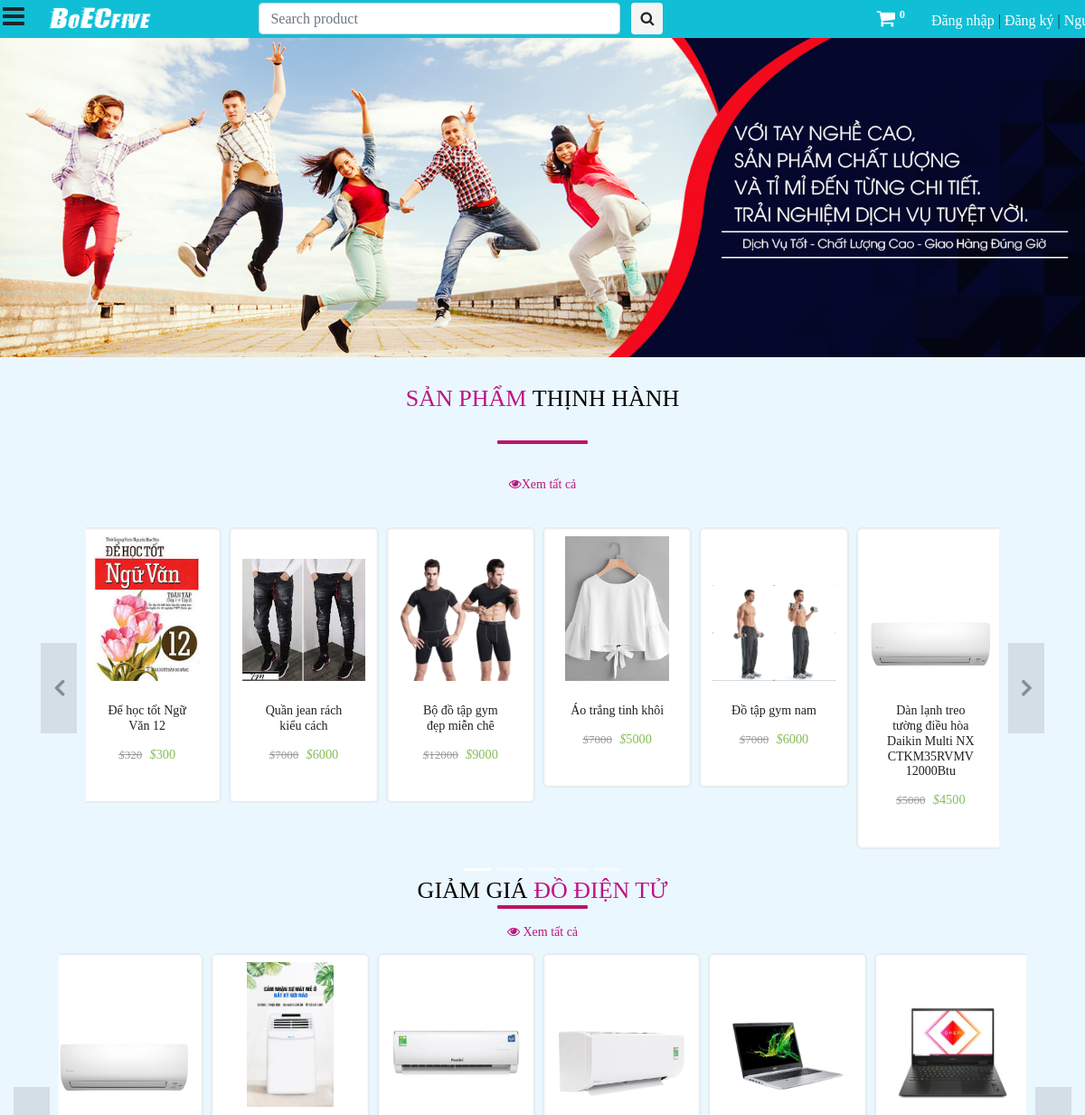
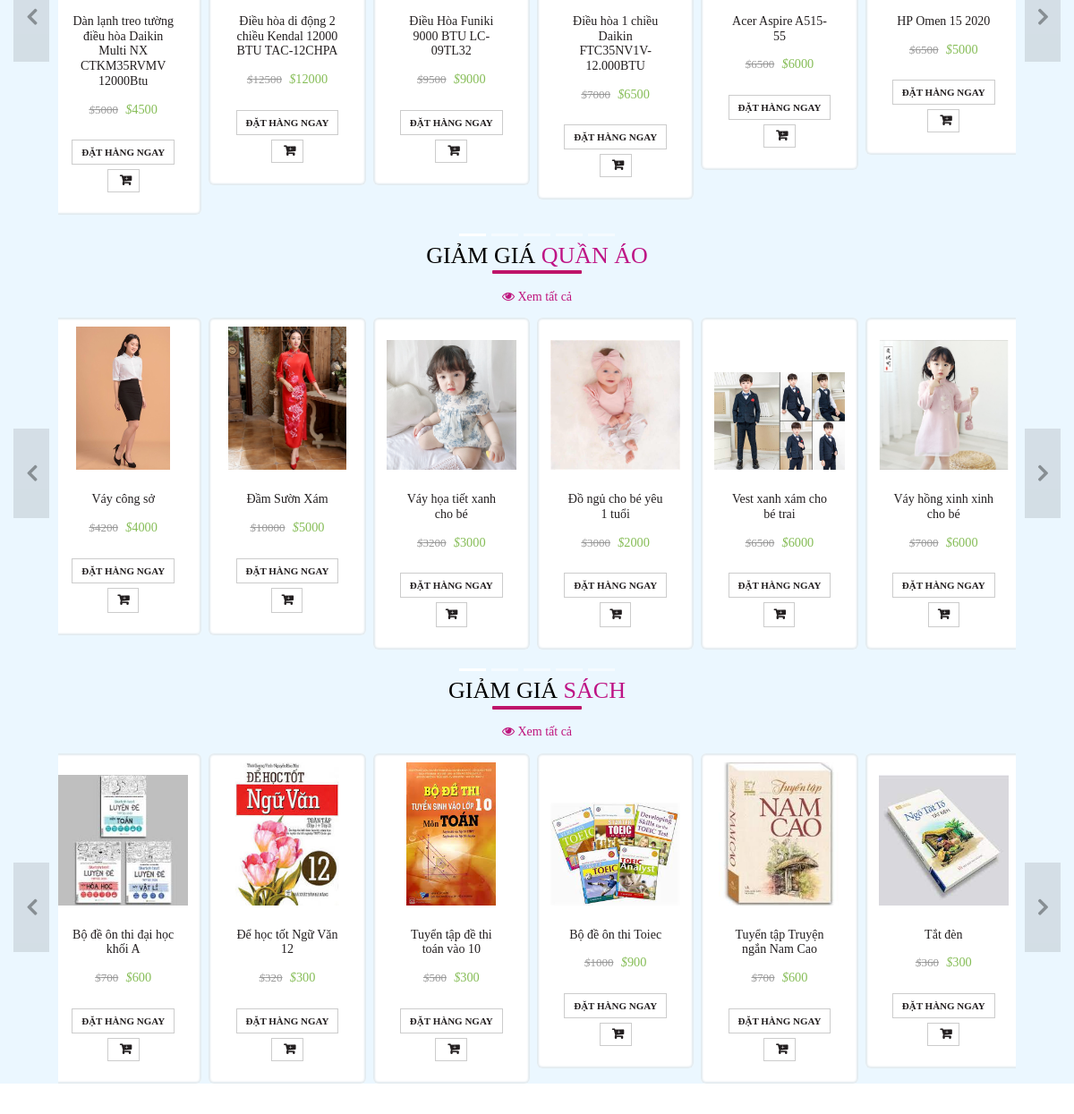
The page / on the database its author committed (2 pictures, top to bottom).
### saler/models.py (models this page shows, shortened)
class trend(models.Model):
	product = models.OneToOneField(Product, default="", on_delete=models.CASCADE, null=True)
	number = models.PositiveIntegerField()

class Product(models.Model):
	GST_CHOICES = (("0",'0'),("3",'3'),("5",'5'),("12",'12'),("18",'18'),("28",'28'))
	product_id = models.BigAutoField(primary_key=True)
	product_id2 = models.CharField(max_length=100,default='')
	shop = models.ForeignKey(User, on_delete=models.CASCADE,default='')
	product_name = models.CharField(max_length=100)
	category = models.ForeignKey(category, default="", verbose_name="Category", on_delete=models.SET_DEFAULT, null=True)
	subcategory = models.CharField(max_length=50, default="")
	price = models.IntegerField(default=0)
	price_not = models.IntegerField(default=999)
	desc = models.TextField()
	gst = models.CharField(default='0',max_length=3,choices=GST_CHOICES)
	pub_date = models.DateField(auto_now=True)
	image1 = models.ImageField(upload_to='products/images', default="",null=True)
	image2 = models.ImageField(upload_to='products/images', default="",null=True,blank=True)
	image3 = models.ImageField(upload_to='products/images', default="",null=True,blank=True)
	image4 = models.ImageField(upload_to='products/images', default="",null=True,blank=True)
	image5 = models.ImageField(upload_to='products/images', default="",null=True,blank=True)

class category(models.Model):
	name = models.CharField(max_length=50, default="")
	sub_Categories  = models.TextField(default="")
	def __str__(self):
		return f'{self.name}'

### main/views.py (the view)
# urls.py: path('', views.index, name='home'),
def index(request):
	if request.user.is_superuser:
		return redirect('admin2')
	elif request.user.is_staff:
		return redirect("saler_home")
	else:
		pass
	prod = Product.objects.all()
	allProds = []
	catprods = Product.objects.values('category', 'product_id')
	cats = {item['category'] for item in catprods}
	for cat in cats:
		prod = []
		for p in [i for i in Product.objects.filter(category=cat)]:
			prod.append([p,[item for item in ProductSize.objects.filter(product=p)]])
		n = len(prod)
		nSlides = 5
		allProds.append([prod[::-1], range(1, nSlides), nSlides])
	params = {
		'sliders':Slider.objects.all(),
		'allProds':allProds,
		'category':category.objects.all(),
		'dow' : dow.objects.all()[0:30],
		'trend': trend.objects.order_by('-number')[0:30],
		'cart_element_no' : len([p for p in Cart.objects.all() if p.user == request.user]),
	}
	return render(request, 'main/index.html', params)

### main/templatetags/app_tags.py (called while the page is built)
@register.filter(name='split')
def split(str, key):
    return str.split(key)

### main/templates/main/index.html (shortened to what this page needs)
{% extends 'main/base.html' %}
{% load static %}
{% block main_head %}
<link href="{% static 'main/css/home_style.css' %}" rel="stylesheet" type="text/css" media="all" />
<link rel="stylesheet" href="{% static 'main/css/style2.css' %}" type="text/css">
{% endblock main_head %}
{% block main_body %}
<div id="carouselExampleCaptions" class="carousel slide" data-ride="carousel" style="margin: 0;padding: 0">
	<div class="carousel-inner">
		<div class="carousel-item active">
			<img src="{%static 'main/images/banner2.jpg' %}" alt="" srcset="" style="width: 100%;">
		</div>
	</div>
</div>
<div id="container_main" style="background-color: #ebf7ff;">
	<div class="container">
		<div class="row">
			<div class="col-md-12">
				<h2 style="padding-top: 30px; padding-bottom: 30px;"><b>Sản phẩm </b>Thịnh hành </h2>
				<div style="text-align: center;">
				<a href="/products/trend" class="btn"
					style="color: #be147d; font-size: 14px; padding-top: 30px;">
					<i class="fa fa-eye" aria-hidden="true" ></i>Xem tất cả
				</a></div>
				<div id="trendCarousel" class="carousel carousel1 slide" data-ride="carousel" data-interval="0">
					<ol class="carousel-indicators">
						<li data-target="#trendCarousel" data-slide-to="0" class="active"></li>
						<li data-target="#trendCarousel" data-slide-to="1"></li>
						<li data-target="#trendCarousel" data-slide-to="2"></li>
						<li data-target="#trendCarousel" data-slide-to="3"></li>
						<li data-target="#trendCarousel" data-slide-to="4"></li>
					</ol>
					<div class="carousel-inner">
						<div class="item carousel-item active">
							<div class="row">
								{% for i in trend %}
								<div class="col-sm-2 p-0 pr-2">
									<div class="thumb-wrapper">
										<div class="img-box">
											<img src="{{i.product.image1.url}}" class="img-responsive img-fluid" alt="">
										</div>
										<div class="thumb-content">
											<h4><a href="product/{{i.product_id}}" style="text-decoration: none; color: #231f20">
													{{i.product.product_name}}</a></h4>
											<p class="item-price"><strike><i>$</i>{{i.product.price_not}}</strike> <span><i>$</i>{{i.product.price}}</span></p>
										</div>
									</div>
								</div>
								{% if forloop.counter|divisibleby:6 and forloop.counter > 0 and not forloop.last %}
							</div>
						</div>
								{% endif %}
								{% endfor %}
					</div>
					<a class="carousel-control left carousel-control-prev" href="#trendCarousel" data-slide="prev">
						<i class="fa fa-angle-left"></i>
					</a>
					<a class="carousel-control right carousel-control-next" href="#trendCarousel" data-slide="next">
						<i class="fa fa-angle-right"></i>
					</a>
				</div>
			</div>
		</div>
	</div>
	<div class="container-fluid">
		{% for product, range, nSlides in allProds %}
		<h2>Giảm giá <b>{{product.0.0.category}}</b></h2>
		<div id="demo{{forloop.counter}}" class="carousel carousel1 slide" data-ride="carousel" data-interval="0">
			<div style="text-align: center;">
				<a href="/products/{{product.0.0.category}}" class="btn"
					style="color: #be147d; font-size: 14px; padding-top: 0;  margin-top: -20px;">
					<i class="fa fa-eye" aria-hidden="true" ></i>  Xem tất cả
				</a></div>
			<ol class="carousel-indicators">
				<li data-target="#demo{{forloop.counter}}" data-slide-to="0" class="active"></li>
				{% for i in range %}
				<li data-target="#demo{{forloop.parentloop.counter}}" data-slide-to="{{i}}"></li>
				{% endfor %}
			</ol>
			<div class="carousel-inner">
				<div class="item carousel-item active">
					<div class="row">
						{% for i in product %}
						<div class="col-sm-2 p-0 pr-2">
							<div class="thumb-wrapper">
								<div class="img-box">
									<img src="{{i.0.image1.url}}" class="img-responsive img-fluid" alt="">
								</div>
								<div class="thumb-content">
									<h4><a href="product/{{i.0.product_id}}" style="text-decoration: none; color: #231f20">
											{{i.0.product_name}}</a>
									</h4>
									<p class="item-price"><strike><i>$</i>{{i.0.price_not}}</strike> <span><i>$</i>{{i.0.price}}</span></p>
									<div>
										{% if i.1 %}
										<a p_id="{{i.0.product_id}}" class="btn btn-primary oprbtn" id="ord{{i.0.product_id}}">Đặt hàng ngay</a>
												<a p_id="{{i.0.product_id}}" class="btn btn-primary oprbtn"  style="padding: 5px 10px 5px 5px;" id="atc{{i.0.product_id}}"><i class="fa fa-cart-plus" aria-hidden="true"></i></a>
										{% else %}
											<form method="GET" style="display: inline;" action="/order_now">
														<button type="submit" class="btn btn-primary oprbtn">Đặt hàng ngay</button>
													</form>
												<a prod_id="{{i.0.product_id}}" class="btn pt-1 pb-1 pr-2 pl-2 add_to_cart"><i class="fa fa-cart-plus" aria-hidden="true"></i></a>
										{% endif %}
									</div>
								</div>
							</div>
						</div>
						{% if forloop.counter|divisibleby:6 and forloop.counter > 0 and not forloop.last %}
					</div>
				</div>
						{% endif %}
						{% endfor %}
			</div>
			<a class="carousel-control left carousel-control-prev" href="#demo{{forloop.counter}}" data-slide="prev">
				<i class="fa fa-angle-left"></i>
			</a>
			<a class="carousel-control right carousel-control-next" href="#demo{{forloop.counter}}" data-slide="next">
				<i class="fa fa-angle-right"></i>
			</a>
		</div>
		{% endfor %}
	</div>
</div>
{% endblock main_body %}

### main/templates/main/base.html (shortened to what this page needs)
<!DOCTYPE html>
<html>
<head>
	{% load static %}
	{% load app_tags %}
	<link href="{% static 'main/css/bootstrap.min.css' %}" rel="stylesheet" type="text/css" media="all" />
	<link href="{% static 'main/css/style.css' %}" rel="stylesheet" type="text/css" media="all" />
	<link href="{% static 'saler/font-awesome/css/font-awesome.min.css' %}" rel="stylesheet">
	{% block main_head %}
	{% endblock main_head %}
</head>
<body>
	<nav class="main_nav" id="main_nav">
		<div class="container">
			<div class="nav_links">
				<a href="{% url 'home' %}" class="logo">BoECfive</i></a>
				<form class="form-inline my-2 my-lg-0 serch" action="/search">
					<input class="form-control mr-sm-2" type="search" placeholder="Search product" aria-label="Search"
						name="query">
					<button class="btn" type="submit" style="margin: 0;"><i class="fa fa-search"
							aria-hidden="true"></i></button>
				</form>
			</div>
			<div class="user_links pt-1">
				<a href="{% url 'main_cart' %}" style="font-size: 22px; color: #fff; margin-right: 20px;"><i
						class="fa fa-shopping-cart" aria-hidden="true"></i><sup><span class="badge"
							id="cart_no">{{cart_element_no}}</span></sup></a>
				{% if request.user.is_authenticated %}
				<a href="##" data-container="body" data-toggle="popover" data-placement="bottom" data-trigger="focus"
					data-html="true"
					data-content="<a href='{% url 'myorders' %}'>My Order</a><br><a href='{% url 'account_settings' %}'>Account Settings</a>"><img
						src="{{request.user.userdetail.photo.url}}"
						style="height: 20px; width: 20px; border-radius: 10px; margin-right: 3px;">{{request.user.first_name}}</a>&nbsp;|
				<a href="{% url 'logout' %}">Đăng xuất</a>
				{% else %}
				<a href="{% url 'login' %}">Đăng nhập</a>&nbsp;|
				<a href="{% url 'signup' %}">Đăng ký</a>&nbsp;|
				<a href="{% url 'seller_signup' %}">Người bán</a>
				{% endif %}
			</div>
		</div>
	</nav>
	<a class="menu_bar"><i class="fa fa-bars" aria-hidden="true"></i></a>
	<main class="" id="menu_close" }>
		{% block main_body %}
		{% endblock main_body %}
	</main>
</body>
</html>

### main/static/main/css/style.css (style rules this page uses)
body { font-family: cursive; }
body a { text-decoration:none; transition:0.5s all; -webkit-transition:0.5s all; -moz-transition:0.5s all; -o-transition:0.5s all; -ms-transition:0.5s all; }
.menu_bar { position: fixed; top: -2px; left: 3px; z-index: 99; color: #fff; font-size: 28px; }
main { transition: all 300ms linear; padding-top: 38px; }
.main_nav input { height: 35px; }
.main_nav button { background-color: #f4f4f4; height: 35px; padding: 0 9px 0 9px; }
.main_nav { height: 42px; width: 100%; position: fixed; background-color: rgb(16, 191,214); z-index: 99; }
.main_nav .serch { display: inline; float: right; padding: 3px 0 0 120px; }
.main_nav .serch input { width: 400px; }
.main_nav .nav_links { float: left; margin-left: 10px; }
.main_nav .nav_links .logo { font-size: 28px; font-family: stormextrabold; color: #fff; }
.main_nav .nav_links a { font-family: cursive; color: #fff; }
.main_nav .user_links { float: right; margin-right: -90px; }
.main_nav .user_links a { font-family: cursive; color: #fff; }
.active { left: 0; }
.item-price { font-size: 13px; padding: 2px 0; }
.item-price strike { color: #999; margin-right: 5px; }
.item-price span { color: #86bd57; font-size: 110%; }

### main/static/main/css/home_style.css (style rules this page uses)
body { font-family: cursive; }
h2 { color: #231f20; font-size: 26px; font-weight: 300; text-align: center; text-transform: uppercase; position: relative; }
h2 b { color: #be2714; }
h2::after { content: ""; width: 100px; position: absolute; margin: 0 auto; height: 4px; background: rgba(0, 0, 0, 0.2); left: 0; right: 0; bottom: -20px; }
.carousel1 { margin: 30px auto; padding: 0 50px; }
.carousel1 .item { min-height: 330px; text-align: center; overflow: hidden; }
.carousel1 .item .img-box { height: 160px; width: 100%; position: relative; }
.carousel1 .item img { max-width: 100%; max-height: 100%; display: inline-block; position: absolute; bottom: 0; margin: 0 auto; left: 0; right: 0; }
.carousel1 .item h4 { font-size: 14px; margin: 10px 0; }
.carousel1 .item .btn { color: #231f20; border-radius: 0; font-size: 11px; text-transform: uppercase; font-weight: bold; background: none; border: 1px solid #ccc; padding: 5px 10px; margin-top: 5px; line-height: 16px; }
.carousel1 .item .btn i { font-size: 14px; font-weight: bold; margin-left: 5px; }
.carousel1 .thumb-wrapper { text-align: center; padding: 10px 15px; background: #fff; border-radius: 6px; text-align: center; position: relative; box-shadow: inset 0 0 2px 2px rgb(226 234 239); }
.carousel1 .thumb-content { padding: 15px; }
.carousel1 .carousel-control { height: 100px; width: 40px; margin: auto 0; background: rgba(0, 0, 0, 0.2); }
.carousel1 .carousel-control i { font-size: 30px; position: absolute; top: 50%; display: inline-block; margin: -16px 0 0 0; z-index: 5; left: 0; right: 0; color: rgba(0, 0, 0, 0.8); text-shadow: none; font-weight: bold; }
.carousel1 .item-price { font-size: 13px; padding: 2px 0; }
.carousel1 .item-price strike { color: #999; margin-right: 5px; }
.carousel1 .item-price span { color: #86bd57; font-size: 110%; }
.carousel1 .carousel-control.left i { margin-left: -3px; }
.carousel1 .carousel-control.left i { margin-right: -3px; }
.carousel1 .carousel-indicators { bottom: -50px; }

### main/static/main/css/style2.css (style rules this page uses)
body { font-family: cursive; }
h2 { color: #000; font-size: 26px; font-weight: 300; text-align: center; text-transform: uppercase; position: relative; }
h2 b { color: #be1485; }
h2::after { content: ""; width: 100px; position: absolute; margin: 0 auto; height: 4px; border-radius: 1px; background: #be1469; left: 0; right: 0; bottom: -5px; }
.item-price { font-size: 13px; padding: 2px 0; }
.container-fluid { background-color: #ebf7ff; }

### rows shown on the page
trend: product.image1 (picture), product.product_name "Để học tốt Ngữ Văn 12", product.price_not "320", product.price "300"
trend: product.image1 (picture), product.product_name "Quần jean rách kiểu cách", product.price_not "7000", product.price "6000"
trend: product.image1 (picture), product.product_name "Bộ đồ tập gym đẹp miễn chê", product.price_not "12000", product.price "9000"
trend: product.image1 (picture), product.product_name "Áo trắng tinh khôi", product.price_not "7000", product.price "5000"
trend: product.image1 (picture), product.product_name "Đồ tập gym nam", product.price_not "7000", product.price "6000"
trend: product.image1 (picture), product.product_name "Dàn lạnh treo tường điều hòa Daikin Multi NX CTKM35RVMV 12000Btu", product.price_not "5000", product.price "4500"
Product: category.name "ĐỒ ĐIỆN TỬ", image1 (picture), product_name "Dàn lạnh treo tường điều hòa Daikin Multi NX CTKM35RVMV 12000Btu", price_not "5000", price "4500"
Product: image1 (picture), product_name "Điều hòa di động 2 chiều Kendal 12000 BTU TAC-12CHPA", price_not "12500", price "12000"
Product: image1 (picture), product_name "Điều Hòa Funiki 9000 BTU LC-09TL32", price_not "9500", price "9000"
Product: image1 (picture), product_name "Điều hòa 1 chiều Daikin FTC35NV1V- 12.000BTU", price_not "7000", price "6500"
Product: image1 (picture), product_name "Acer Aspire A515-55", price_not "6500", price "6000"
Product: image1 (picture), product_name "HP Omen 15 2020", price_not "6500", price "5000"
Product: category.name "QUẦN ÁO", image1 (picture), product_name "Váy công sở", price_not "4200", price "4000"
Product: image1 (picture), product_name "Đầm Sườn Xám", price_not "10000", price "5000"
Product: image1 (picture), product_name "Váy họa tiết xanh cho bé", price_not "3200", price "3000"
Product: image1 (picture), product_name "Đồ ngủ cho bé yêu 1 tuổi", price_not "3000", price "2000"
Product: image1 (picture), product_name "Vest xanh xám cho bé trai", price_not "6500", price "6000"
Product: image1 (picture), product_name "Váy hồng xinh xinh cho bé", price_not "7000", price "6000"
Product: category.name "SÁCH", image1 (picture), product_name "Bộ đề ôn thi đại học khối A", price_not "700", price "600"
Product: image1 (picture), product_name "Để học tốt Ngữ Văn 12", price_not "320", price "300"
Product: image1 (picture), product_name "Tuyển tập đề thi toán vào 10", price_not "500", price "300"
Product: image1 (picture), product_name "Bộ đề ôn thi Toiec", price_not "1000", price "900"
Product: image1 (picture), product_name "Tuyển tập Truyện ngắn Nam Cao", price_not "700", price "600"
Product: image1 (picture), product_name "Tắt đèn", price_not "360", price "300"

### other values the page prints
{{ cart_element_no }} "0"
